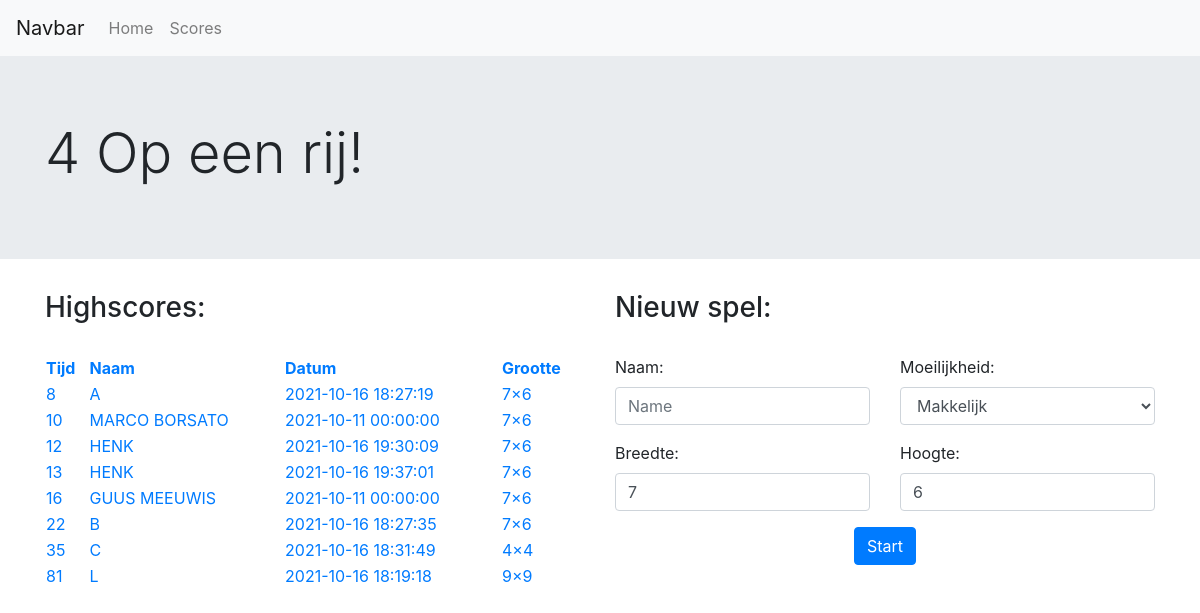
The page / on the database its author committed.
### tables this page shows
CREATE TABLE score (id INTEGER, player VARCHAR(45) NOT NULL, time INT NOT NULL, date datetime NOT NULL, difficulty varchar(45) NOT NULL, width int(11) NOT NULL, height int(11) NOT NULL, status_id int(11) NOT NULL, PRIMARY KEY(id));

### app.py (the view)
@app.route('/',methods=['GET', 'POST'])
def index():
    if request.method == 'POST':
        playername = request.form['name'].upper()
        if len(playername) > 45 or len(playername) < 1 or any(not c.isalnum() for c in playername):
            return redirect('/')
        diff = request.form['difficulty']
        if diff != "Makkelijk" and diff != "Moeilijk" and diff != "Onmogelijk":
            return redirect('/')
        width = request.form['width']
        height = request.form['height']
        try:
            width = int(width)
            height = int(height)
            if width < 4 or width > 9 or height < 4 or height > 9:
                raise ValueError('Wrong number.')
        except Exception:
            width = 7
            height = 6
        id = database.createGame(playername,diff,width,height)
        return redirect(url_for('game', id=id))
    else:
        scores = database.getHighscoreHomepage()
        return render_template("home.html",scores=scores)

### database.py (called while the page is built)
def getHighscoreHomepage():
    con = sqlite3.connect(db_path)
    cur = con.cursor()
    list = []
    for r in cur.execute('SELECT * FROM score WHERE status_id = 2 ORDER BY time ASC LIMIT 10'):
        score = Score(r[0],r[1],r[2],r[3],r[4],r[5],r[6],r[7])
        list.append(score)
    con.close()
    return list

### templates/home.html (shortened to what this page needs)
{% extends 'index.html' %}
{% block title %}
4 Op een rij!
{% endblock %}
{% block body %}
<div class="row">
    <div class="col-md-6">
        <h3>Highscores:</h3>
        <table class="highscore-table mt-30">
            <tr>
                <th>Tijd</th>
                <th>Naam</th>
                <th>Datum</th>
                <th>Grootte</th>
            </tr>
            {% for score in scores %}
            <tr>
                <td>{{score.time}}</td>
                <td>{{score.name}}</td>
                <td>{{score.date}}</td>
                <td>{{score.width}}×{{score.height}}</td>
            </tr>
            {% endfor %}
        </table>
    </div>
    <div class="col-md-6">
        <h3>Nieuw spel:</h3>
        <form action="/" method="POST" class="mt-30">
            <div class="row">
                <div class="col-md-6">
                    <div class="form-group">
                        <label for="name">Naam:</label>
                        <input type="text" class="form-control" minlength="1" maxlength="45" name="name" placeholder="Name" required>
                    </div>
                </div>
                <div class="col-md-6">
                    <div class="form-group">
                        <label for="difficulty">Moeilijkheid:</label>
                        <select name="difficulty" class="form-control">
                            <option value="Makkelijk" selected>Makkelijk</option>
                        </select>
                    </div>
                </div>
            </div>
            <div class="row">
                <div class="col-md-6">
                    <div class="form-group">
                        <label for="width">Breedte:</label>
                        <input type="number" class="form-control" min="4" max="9" name="width" value="7" required>
                    </div>
                </div>
                <div class="col-md-6">
                    <div class="form-group">
                        <label for="width">Hoogte:</label>
                        <input type="number" class="form-control" min="4" max="9" name="height" value="6" required>
                    </div>
                </div>
            </div>
            <div class="text-center">
                <input type="submit" class="btn btn-primary" value="Start">
            </div>
        </form>
    </div>
</div>
{% endblock %}

### templates/index.html (shortened to what this page needs)
<!DOCTYPE html>
<html lang="en">
    <head>
        <link rel="stylesheet" href="https://stackpath.bootstrapcdn.com/bootstrap/4.3.1/css/bootstrap.min.css">
        <link rel="stylesheet" href="{{ url_for('static',filename='css/main.css') }}">
    </head>
    <body>
        <nav class="navbar navbar-expand-lg navbar-light bg-light">
            <a class="navbar-brand" href="#">Navbar</a>
            <div class="collapse navbar-collapse" id="navbarNav">
              <ul class="navbar-nav">
                <li class="nav-item">
                  <a class="nav-link" href="/">Home <span class="sr-only">(current)</span></a>
                </li>
                <li class="nav-item">
                  <a class="nav-link" href="/scores/time/asc/0/">Scores</a>
                </li>
              </ul>
            </div>
        </nav>
        <div class="jumbotron jumbotron-fluid">
            <div class="container">
              <h1 class="display-4">{% block title %}{% endblock %}</h1>
            </div>
        </div>
        <main>
            <div class="container">
                {% block body %}{% endblock %}
            </div>
        </main>
    </body>
</html>

### static/css/main.css (style rules this page uses)
.mt-30 { margin-top: 30px }
.highscore-table { width: 100%; color: #007bff; }

### rows shown on the page
score: time "8", name "A", date "2021-10-16 18:27:19", width "7", height "6"
score: time "10", name "MARCO BORSATO", date "2021-10-11 00:00:00", width "7", height "6"
score: time "12", name "HENK", date "2021-10-16 19:30:09", width "7", height "6"
score: time "13", name "HENK", date "2021-10-16 19:37:01", width "7", height "6"
score: time "16", name "GUUS MEEUWIS", date "2021-10-11 00:00:00", width "7", height "6"
score: time "22", name "B", date "2021-10-16 18:27:35", width "7", height "6"
score: time "35", name "C", date "2021-10-16 18:31:49", width "4", height "4"
score: time "81", name "L", date "2021-10-16 18:19:18", width "9", height "9"
